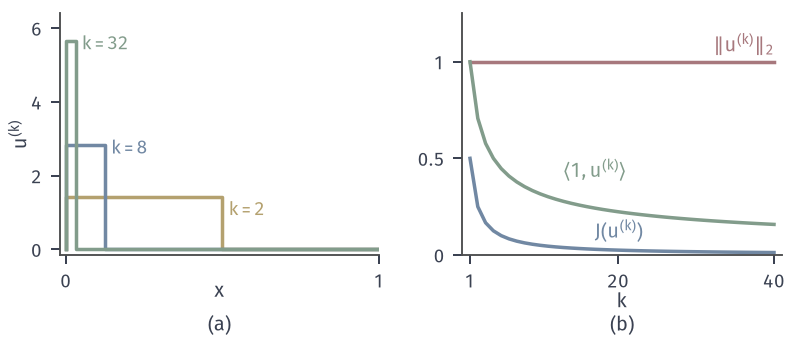

This figure's Python source:
from pathlib import Path
import sys
HERE = Path(__file__).resolve().parent
sys.path.insert(0, str(HERE.parent/'func-common'))
from func_fig import *
# 单位球面上的集中：u_k=sqrt(k) 1_[0,1/k]，J=int x u^2=1/(2k)。
fig, axes = figure(width_mm=112, height_mm=48, ncols=2)
panel(fig, left=.075, wspace=.26, bottom=.25)
ax = axes[0]
for k, c in ((2, YELLOW), (8, BLUE), (32, GREEN)):
    h = np.sqrt(k)
    ax.plot([0, 0, 1/k, 1/k, 1], [0, h, h, 0, 0], color=c, lw=1.4)
    ax.text(1/k+.02, h-.1, f'$k={k}$', color=c, fontsize=7.5, va='top' if k==2 else 'center')
ax.set_xlim(-.02, 1); ax.set_ylim(-.15, 6.4); ax.set_xticks([0, 1]); ax.set_yticks([0, 2, 4, 6]); ax.set_xlabel('$x$', labelpad=-4); ax.set_ylabel('$u^{(k)}$', labelpad=0)
k = np.arange(1, 41)
ax = axes[1]
ax.plot(k, np.ones_like(k), color=RED, lw=1.4)
ax.plot(k, 1/np.sqrt(k), color=GREEN, lw=1.4)
ax.plot(k, 1/(2*k), color=BLUE, lw=1.4)
ax.text(40, 1.05, r'$\Vert u^{(k)}\Vert_2$', color=RED, ha='right', fontsize=8)
ax.text(13, .4, r'$\langle 1,u^{(k)}\rangle$', color=GREEN, fontsize=8)
ax.text(17, .06, '$J(u^{(k)})$', color=BLUE, fontsize=8, va='bottom')
ax.set_xlim(0, 41); ax.set_ylim(0, 1.25); ax.set_xticks([1, 20, 40]); ax.set_yticks([0, .5, 1]); ax.set_yticklabels(['0', '0.5', '1']); ax.set_xlabel('$k$', labelpad=0)
tags(fig, axes)
save(fig, HERE, 'figure', {'u_k': 'sqrt(k) on [0,1/k]', 'J': '1/(2k)', 'reading': 'k^{-1/2}'})
